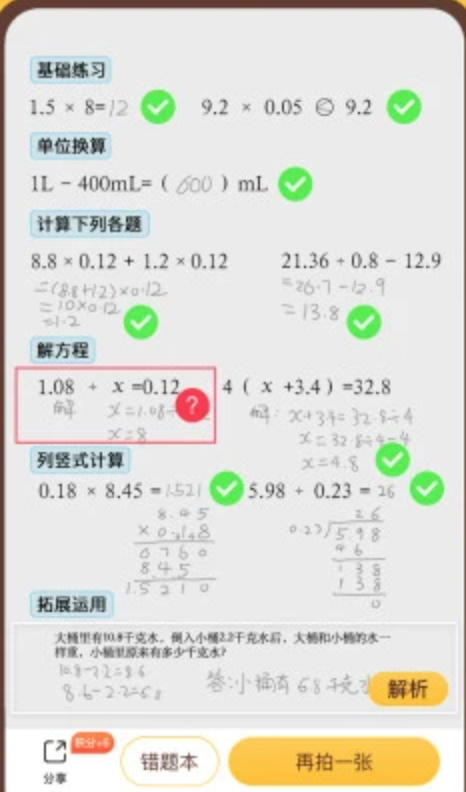
#> input picture test/2.png, 466 x 792 px
$ python -i image_process.py   (imports and definitions only)   (older library calls are emulated)
#> lines starting #> are read from the running program, lines starting #| are printed output that depends on the picture; after the words box and inside, x2 and y2 are one past the last pixel; in counts of white or black regions, pixels touching at a corner belong together
#> further down, picture is the input picture: shape (792, 466, 3); mean B, G, R 216, 223, 223.4
#coding=utf-8
import cv2
import numpy as np
import math
from PIL import Image
from PIL import ImageDraw
from PIL import ImageFont

# [60 lines left out: functions construct_image, adjust_gamma, get_position_with_circle, rotate_about_center, not called in this run]

def canny_image(image, kernel=11, bound=50):
    """

    :param image: gray image
    :param kernel:
    :return: canny image
    """
#> called with kernel = 9, bound = 50
    # gray = cv2.cvtColor(image, cv2.COLOR_BGR2GRAY)
    img = cv2.GaussianBlur(image, (kernel, kernel), 200)
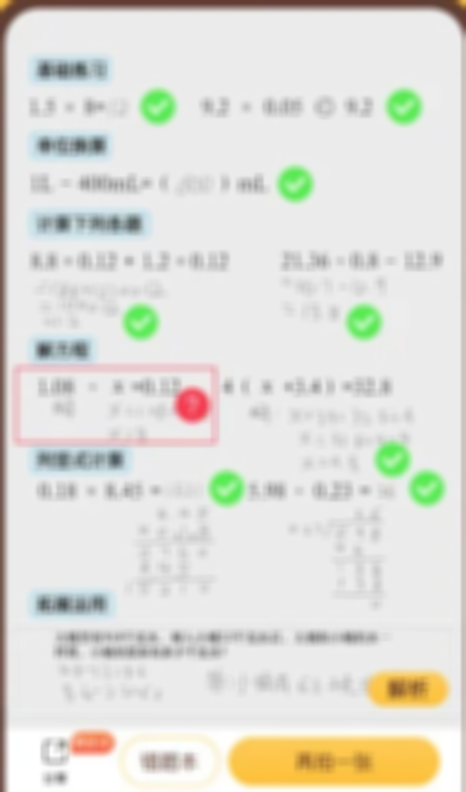
#> img: shape (792, 466, 3); mean B, G, R 216.1, 223.2, 223.5
    # img = gray
    canny = cv2.Canny(img, bound, bound*3)
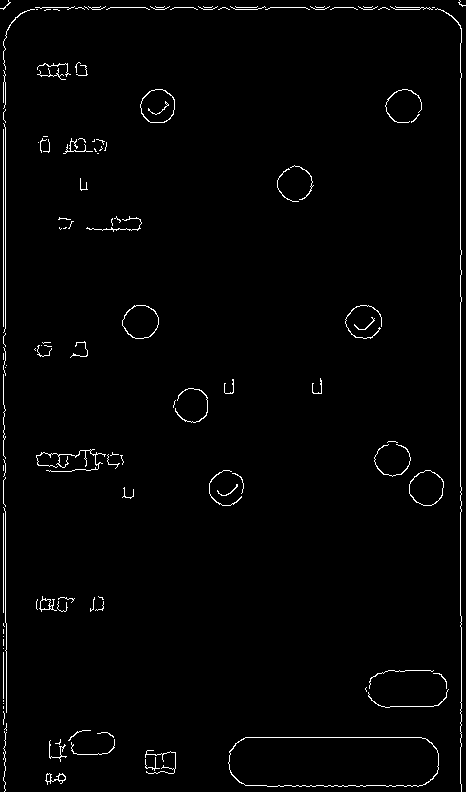
#> canny: shape (792, 466); 1.7% white in thin lines or dots
    return canny

def get_position(img, bound_area=1000, iterations=2, kernel=9):
    """
    get objects in an image
    :param img: source image
    :param bound_area: the min area of objects
    :param iterations: dilate iterations
    :param kernel: canny kernel
    :return:a list that contains all (box, rect) pairs
    """
    # kernal must be larger than 7 here
    ret , binary = cv2.threshold(canny_image(img, kernel=kernel), 250, 255, cv2.THRESH_BINARY)
    kernel = cv2.getStructuringElement(cv2.MORPH_ELLIPSE, (3, 3))
    dilated = cv2.dilate(binary, kernel, iterations=iterations)
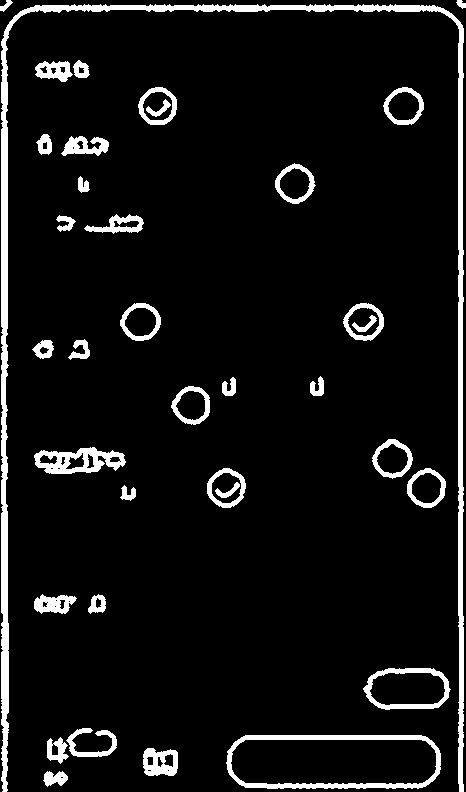
#> dilated: shape (792, 466); 7.3% white; 36 white regions
    # cv2.imshow("Dialated", dilated)
    # cv2.waitKey()
    derp, contours, hierarchy = cv2.findContours(dilated, cv2.RETR_EXTERNAL, cv2.CHAIN_APPROX_SIMPLE)
#> contours = 33 contours; largest, box (x1, y1, x2, y2) and area: (226, 735, 441, 789) 10662, (1, 4, 464, 792) 9312, (363, 668, 451, 710) 2960, (34, 447, 126, 474) 1608, (207, 468, 246, 508) 1132
    # c = sorted(contours, key=cv2.contourArea, reverse=True)[0]
    all_contours = []
    for i in range(len(contours)):
        rect = cv2.minAreaRect(contours[i])
        box = np.int0(cv2.boxPoints(rect))
        area = cv2.contourArea(contours[i])
        if area > bound_area:
            all_contours.append((box, rect))
#> this loop made 33 passes
#> (rect, box, area) on passes 1 to 7: (((55, 778.5), (15, 24), -90), [[67, 786], [43, 786], [43, 771], [67, 771]], 233), (((160, 761.5), (27, 34), -90), [[177, 775], [143, 775], [143, 748], [177, 748]], 796), (((56.93, 750.3), (21, 25.89), -5.19), [[47, 764], [45, 738], [66, 736], [68, 762]], 346), (((333, 761.5), (53, 214), -90), [[440, 788], [226, 788], [226, 735], [440, 735]], 10661.5), (((91, 742), (28, 50), -90), [[116, 756], [66, 756], [66, 728], [116, 728]], 441), (((406.5, 688.5), (41, 87), -90), [[450, 709], [363, 709], [363, 668], [450, 668]], 2960), (((96.5, 603.5), (19, 17), -90), [[105, 613], [88, 613], [88, 594], [105, 594]], 227.5)
#> after the loop, all_contours = 13 items
        # cv2.drawContours(img , [box] , -1 , (100 , 100 , 100) , 6)
    # cv2.imshow("Img", img)
    # cv2.waitKey()

    return all_contours

# [153 lines left out: functions filter_matches, explore_match, crop_image_by_ratio, crop_rotate_rect, put_text, not called in this run]

class TemplateMatcher():
    # [78 lines left out: functions __init__, set_threshold, set_crop_area, update_templates, match, __template_math_serial and 1 more, not called in this run]

    ##TODO make the threshold trainble
    def train(self):
        return

class Detecter(object):
    """
    class that contains different kinds of detecters,
    """
    # [223 lines left out: functions __init__, set_template, clear_template, detect, detect_with_type, classify and 1 more, not called in this run]

    def end(self):
        print ("end")

import multiprocessing
class Consumer(multiprocessing.Process, Detecter):
    # [22 lines left out: functions __init__, run, not called in this run]


class DetecterMultiProcess(Detecter):
    # [37 lines left out: functions __init__, classify, not called in this run]

    def end(self):
        for i in xrange(self.jobs):
            self.tasks.put((2, 2, 2))

>>> import cv2
>>> picture = cv2.imread('test/2.png')
>>> result = get_position(picture)
#> result = 13 items

$ run again, on test/a1.png
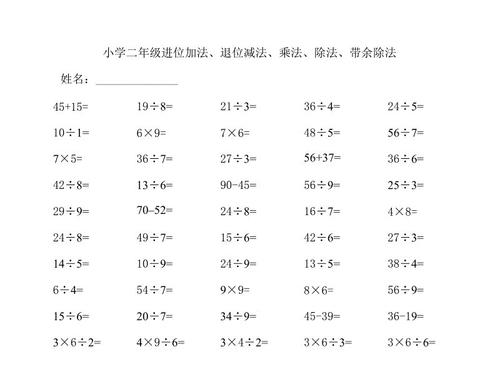
#> input picture test/a1.png, 500 x 368 px
#> picture is the input picture: shape (368, 500, 3); min 0, max 255, mean 249.7
#> in canny_image, `canny = cv2.Canny(img, bound, bound*3)`:
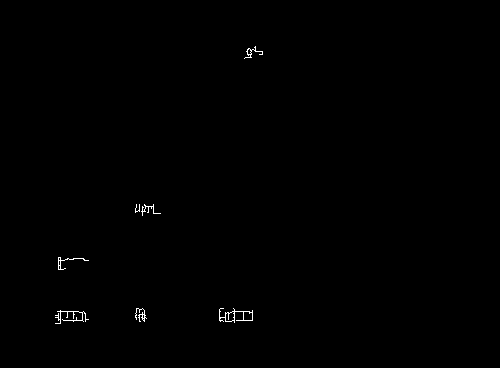
#> canny: shape (368, 500); 0.28% white in thin lines or dots, all inside (x1, y1, x2, y2) = (55, 46, 263, 324)
#> in get_position, `dilated = cv2.dilate(binary, kernel, iterations=iterations)`:
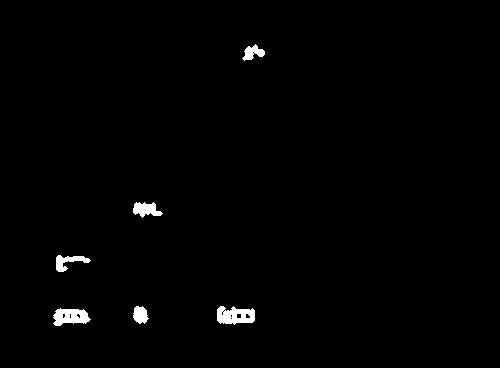
#> dilated: shape (368, 500); 1.1% white; 6 white regions
#> contours = 6 contours; box (x1, y1, x2, y2) and area: (217, 306, 255, 325) 506, (53, 308, 91, 326) 442, (133, 202, 163, 218) 254, (56, 255, 91, 272) 220, (133, 306, 149, 324) 184, (242, 44, 265, 61) 176
#> the loop in get_position, `for i in range(len(contours)):` made 6 passes
#> (rect, box, area) on passes 1 to 4: (((71.5, 316.5), (17, 37), -90), [[90, 325], [53, 325], [53, 308], [90, 308]], 442.5), (((235.5, 315), (18, 37), -90), [[254, 324], [217, 324], [217, 306], [254, 306]], 505.5), (((140.5, 314.5), (17, 15), -90), [[148, 323], [133, 323], [133, 306], [148, 306]], 184), (((73, 263), (16, 34), -90), [[90, 271], [56, 271], [56, 255], [90, 255]], 219.5)
#> after the loop in get_position, `for i in range(len(contours)):`: all_contours = []

$ run again, on test/a2.png
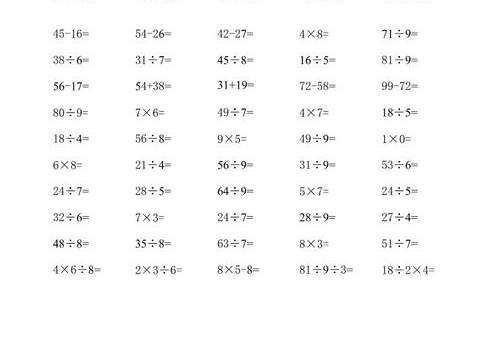
#> input picture test/a2.png, 500 x 360 px
#> picture is the input picture: shape (360, 500, 3); min 0, max 255, mean 250.6
#> in canny_image, `canny = cv2.Canny(img, bound, bound*3)`:
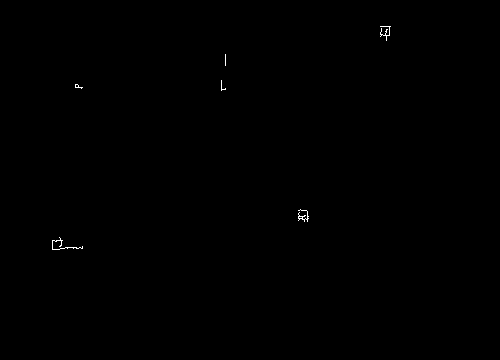
#> canny: shape (360, 500); 0.12% white in thin lines or dots, all inside (x1, y1, x2, y2) = (52, 26, 391, 250)
#> in get_position, `dilated = cv2.dilate(binary, kernel, iterations=iterations)`:
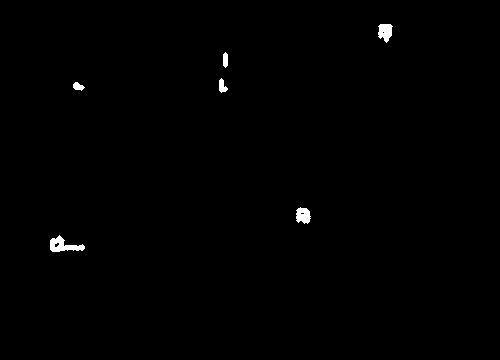
#> dilated: shape (360, 500); 0.5% white; 6 white regions
#> contours = 6 contours; box (x1, y1, x2, y2) and area: (50, 235, 85, 252) 260, (378, 24, 393, 43) 176, (296, 207, 311, 224) 168, (219, 78, 228, 93) 64, (73, 82, 85, 91) 54, (223, 52, 228, 68) 52
#> the loop in get_position, `for i in range(len(contours)):` made 6 passes
#> (rect, box, area) on passes 1 to 4: (((67, 243), (16, 34), -90), [[84, 251], [50, 251], [50, 235], [84, 235]], 259.5), (((303, 215), (16, 14), -90), [[310, 223], [296, 223], [296, 207], [310, 207]], 168), (((77.75, 86.25), (7.78, 9.9), -45), [[78, 92], [71, 85], [77, 80], [84, 87]], 53.5), (((221.2, 85.4), (8.05, 13.42), -26.57), [[220, 93], [214, 81], [221, 77], [227, 89]], 63.5)
#> after the loop in get_position, `for i in range(len(contours)):`: all_contours = []
